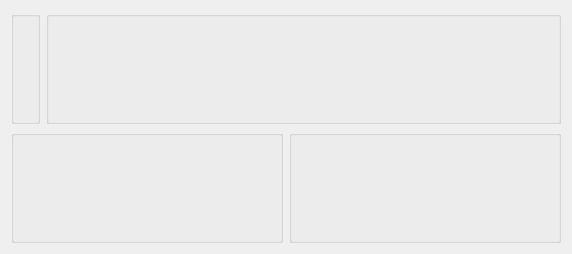
<?xml version="1.0" encoding="UTF-8"?>
<ui version="4.0">
 <comment>This file is part of the xTuple ERP: PostBooks Edition, a free and
open source Enterprise Resource Planning software suite,
Copyright (c) 1999-2010 by OpenMFG LLC, d/b/a xTuple.
It is licensed to you under the Common Public Attribution License
version 1.0, the full text of which (including xTuple-specific Exhibits)
is available at www.xtuple.com/CPAL.  By using this software, you agree
to be bound by its terms.</comment>
 <class>dspBookingsByCustomer</class>
 <widget class="QWidget" name="dspBookingsByCustomer">
  <property name="geometry">
   <rect>
    <x>0</x>
    <y>0</y>
    <width>572</width>
    <height>254</height>
   </rect>
  </property>
  <property name="windowTitle">
   <string>Bookings by Customer</string>
  </property>
  <layout class="QVBoxLayout" name="verticalLayout_4">
   <item>
    <layout class="QHBoxLayout" name="horizontalLayout_3">
     <item>
      <widget class="QGroupBox" name="_custGroup">
       <property name="title">
        <string/>
       </property>
       <layout class="QHBoxLayout" name="horizontalLayout_2">
        <item>
         <widget class="CustCluster" name="_cust">
          <property name="sizePolicy">
           <sizepolicy hsizetype="Fixed" vsizetype="Fixed">
            <horstretch>0</horstretch>
            <verstretch>0</verstretch>
           </sizepolicy>
          </property>
         </widget>
        </item>
       </layout>
      </widget>
     </item>
     <item>
      <layout class="QVBoxLayout" name="verticalLayout">
       <property name="spacing">
        <number>0</number>
       </property>
       <item>
        <widget class="QGroupBox" name="_dateGroup">
         <property name="title">
          <string/>
         </property>
         <layout class="QGridLayout" name="gridLayout_2">
          <item row="0" column="0">
           <widget class="DateCluster" name="_dates"/>
          </item>
          <item row="0" column="1">
           <spacer>
            <property name="orientation">
             <enum>Qt::Horizontal</enum>
            </property>
            <property name="sizeType">
             <enum>QSizePolicy::Expanding</enum>
            </property>
            <property name="sizeHint" stdset="0">
             <size>
              <width>0</width>
              <height>20</height>
             </size>
            </property>
           </spacer>
          </item>
         </layout>
        </widget>
       </item>
      </layout>
     </item>
    </layout>
   </item>
   <item>
    <layout class="QHBoxLayout" name="horizontalLayout">
     <item>
      <layout class="QVBoxLayout" name="verticalLayout_2">
       <item>
        <widget class="WarehouseGroup" name="_warehouse">
         <property name="title">
          <string/>
         </property>
         <property name="fixedSize">
          <bool>false</bool>
         </property>
        </widget>
       </item>
      </layout>
     </item>
     <item>
      <layout class="QVBoxLayout" name="verticalLayout_3">
       <item>
        <widget class="ParameterGroup" name="_productCategory">
         <property name="title">
          <string/>
         </property>
         <property name="fixedSize">
          <bool>false</bool>
         </property>
        </widget>
       </item>
      </layout>
     </item>
    </layout>
   </item>
  </layout>
 </widget>
 <layoutdefault spacing="6" margin="11"/>
 <pixmapfunction>qPixmapFromMimeSource</pixmapfunction>
 <customwidgets>
  <customwidget>
   <class>CustCluster</class>
   <extends>QWidget</extends>
   <header>custcluster.h</header>
  </customwidget>
  <customwidget>
   <class>DateCluster</class>
   <extends>QWidget</extends>
   <header>datecluster.h</header>
  </customwidget>
  <customwidget>
   <class>ParameterGroup</class>
   <extends>QGroupBox</extends>
   <header>parametergroup.h</header>
  </customwidget>
  <customwidget>
   <class>WarehouseGroup</class>
   <extends>QGroupBox</extends>
   <header>warehousegroup.h</header>
  </customwidget>
 </customwidgets>
 <tabstops>
  <tabstop>_cust</tabstop>
  <tabstop>_warehouse</tabstop>
  <tabstop>_productCategory</tabstop>
 </tabstops>
 <resources/>
 <connections/>
</ui>
